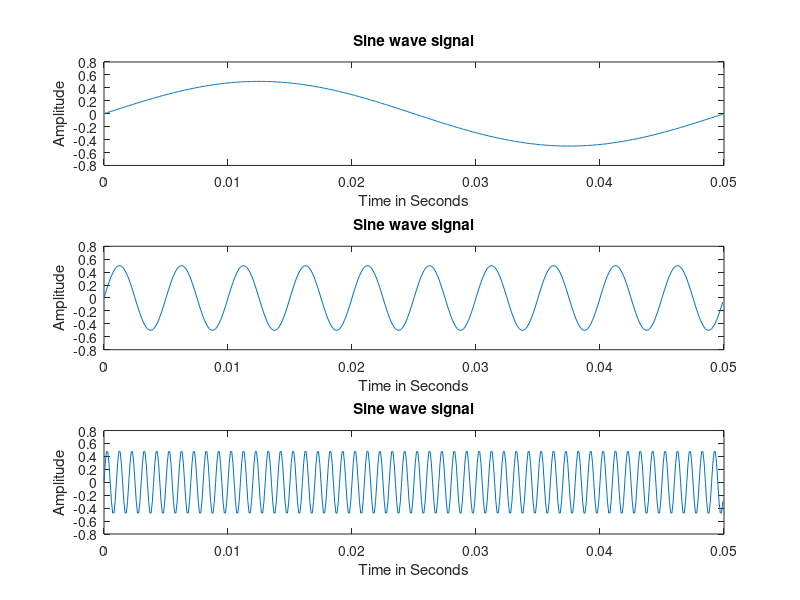

Source code (MATLAB):
task1a = (3+4)/(5+6);
task1b = 2*pi^2;
task1c = sqrt(2);
task1d = (0.0000123 + 5.67 *10^-3) * 0.4567*10^-4;

task2 = ((37*9)/5)+32;

Amp=0.9;
f=441;
fs = 44100;
ts= 1/fs;
t = 0:1/fs:(0.1-ts);
sig = Amp*sin(2*pi*f*t);
sound(sig,fs);
plot(t,sig);
xlabel("Time in Seconds");
ylabel("Amplitude");
title("Sine wave signal");
audiowrite('sine1.wav',sig,fs);


%%

Amp=0.5;
f=20;
fs = 10000;
ts= 1/fs;
t = 0:ts:1-ts;
sig = Amp*sin(2*pi*f*t);
subplot(3,1,1);
sound(sig,fs);
plot(t(1:500),sig(1:500));
xlabel("Time in Seconds");
ylabel("Amplitude");
title("Sine wave signal");
audiowrite('sine1.wav',sig,fs);

%%

Amp=0.5;
f=200;
fs = 10000;
ts= 1/fs;
t = 0:ts:1-ts;
sig = Amp*sin(2*pi*f*t);
subplot(3,1,2);
sound(sig,fs);
plot(t(1:500),sig(1:500));
xlabel("Time in Seconds");
ylabel("Amplitude");
title("Sine wave signal");
audiowrite('sine1.wav',sig,fs);

%%

Amp=0.5;
f=1000;
fs = 10000;
ts= 1/fs;
t = 0:ts:1-ts;
sig = Amp*sin(2*pi*f*t);
subplot(3,1,3);
sound(sig,fs);
plot(t(1:500),sig(1:500));
xlabel("Time in Seconds");
ylabel("Amplitude");
title("Sine wave signal");
audiowrite('sine1.wav',sig,fs);

